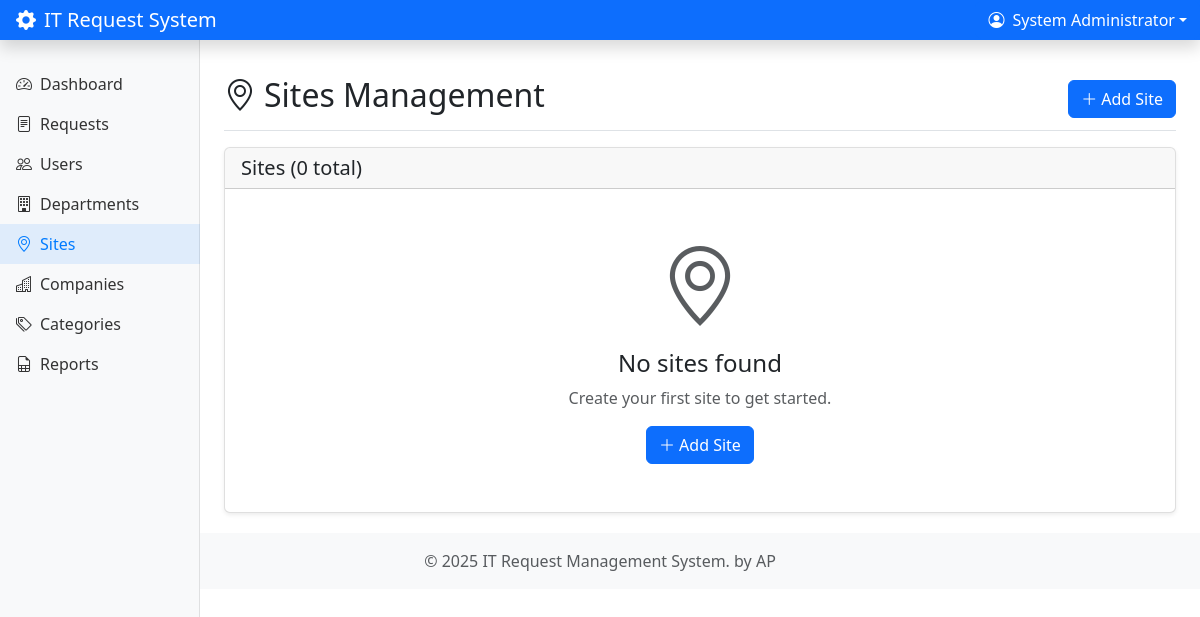
The page /sites/index.php (signed in) on the database as committed earlier.
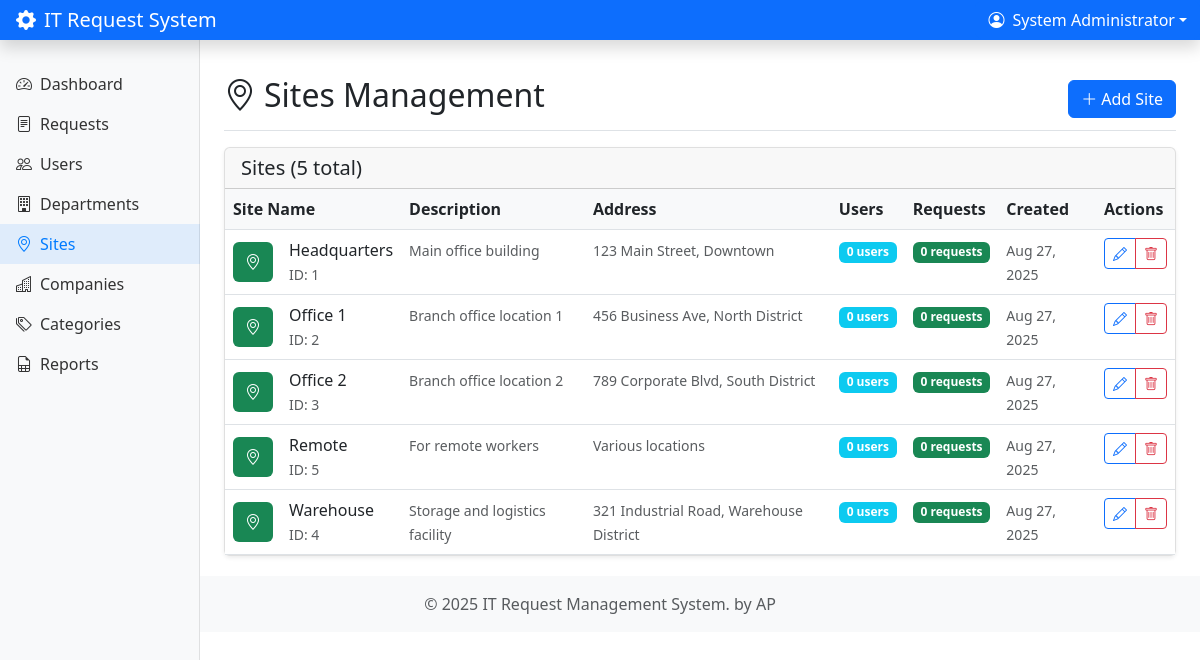
The same page on the database as committed later.
### tables this page shows
CREATE TABLE `sites` (
  `id` int(11) NOT NULL AUTO_INCREMENT,
  `name` varchar(255) NOT NULL,
  `description` text,
  `address` text,
  `created_at` timestamp NOT NULL DEFAULT current_timestamp(),
  `updated_at` timestamp NOT NULL DEFAULT current_timestamp() ON UPDATE current_timestamp(),
  PRIMARY KEY (`id`),
  UNIQUE KEY `name` (`name`)
);

### includes/auth.php (called while the page is built, shortened)
<?php
require_once __DIR__ . '/../config/db.php';
class Auth {
    public function isLoggedIn() {
        return isset($_SESSION['user_id']) && isset($_SESSION['user_role']);
    }
    public function getCurrentUser() {
        return [
            'id' => $_SESSION['user_id'],
            'name' => $_SESSION['user_name'],
            'email' => $_SESSION['user_email'],
            'role' => $_SESSION['user_role'],
            'department_id' => $_SESSION['department_id'],
            'company_id' => $_SESSION['company_id'],
            'reporting_manager_id' => $_SESSION['reporting_manager_id']
        ];
    }
    public function hasRole($roles) {
        return in_array($_SESSION['user_role'], $roles);
    }
}
$auth = new Auth($pdo);
function getCurrentUser() {
    global $auth;
    return $auth->getCurrentUser();
}
function hasRole($roles) {
    global $auth;
    return $auth->hasRole($roles);
}
?>

### config/db.php (called while the page is built, shortened)
<?php
function executeQuery($pdo, $query, $params = []) {
    try {
        $stmt = $pdo->prepare($query);
        $stmt->execute($params);
        return $stmt;
    } catch(PDOException $e) {
        error_log("Database error: " . $e->getMessage());
        return false;
    }
}
function fetchAll($pdo, $query, $params = []) {
    $stmt = executeQuery($pdo, $query, $params);
    return $stmt ? $stmt->fetchAll() : [];
}
?>

### sites/index.php (the view, shortened to what this page needs)
<?php
require_once '../includes/auth.php';
require_once '../config/db.php';
$sites = fetchAll($pdo, "
    SELECT s.*,
           COUNT(DISTINCT u.id) as user_count,
           COUNT(DISTINCT r.id) as request_count
    FROM sites s
    LEFT JOIN users u ON s.id = u.site_id
    LEFT JOIN requests r ON s.id = r.site_id
    GROUP BY s.id
    ORDER BY s.name
");
include '../includes/header.php';
?>
<div class="d-flex justify-content-between flex-wrap flex-md-nowrap align-items-center pt-3 pb-2 mb-3 border-bottom">
    <h1 class="h2">
        <i class="bi bi-geo-alt me-2"></i>Sites Management
    </h1>
    <div class="btn-toolbar mb-2 mb-md-0">
        <button type="button" class="btn btn-primary" data-bs-toggle="modal" data-bs-target="#siteModal" onclick="openCreateModal()">
            <i class="bi bi-plus-lg me-1"></i>Add Site
        </button>
    </div>
</div>
<div class="card">
    <div class="card-header">
        <h5 class="card-title mb-0">
            Sites (<?php echo count($sites); ?> total)
        </h5>
    </div>
    <div class="card-body p-0">
        <?php if (empty($sites)): ?>
            <div class="text-center py-5">
                <i class="bi bi-geo-alt display-1 text-muted"></i>
                <h4 class="mt-3">No sites found</h4>
                <p class="text-muted">Create your first site to get started.</p>
                <button type="button" class="btn btn-primary" data-bs-toggle="modal" data-bs-target="#siteModal" onclick="openCreateModal()">
                    <i class="bi bi-plus-lg me-1"></i>Add Site
                </button>
            </div>
        <?php else: ?>
            <div class="table-responsive">
                <table class="table table-hover mb-0">
                    <thead>
                        <tr>
                            <th>Site Name</th>
                            <th>Description</th>
                            <th>Address</th>
                            <th>Users</th>
                            <th>Requests</th>
                            <th>Created</th>
                            <th>Actions</th>
                        </tr>
                    </thead>
                    <tbody>
                        <?php foreach ($sites as $site): ?>
                            <tr>
                                <td>
                                    <div class="d-flex align-items-center">
                                        <div class="avatar-sm bg-success text-white rounded d-flex align-items-center justify-content-center me-3">
                                            <i class="bi bi-geo-alt"></i>
                                        </div>
                                        <div>
                                            <div class="fw-medium"><?php echo htmlspecialchars($site['name']); ?></div>
                                            <small class="text-muted">ID: <?php echo $site['id']; ?></small>
                                        </div>
                                    </div>
                                </td>
                                <td>
                                    <?php if ($site['description']): ?>
                                        <small class="text-muted"><?php echo htmlspecialchars(substr($site['description'], 0, 100)); ?>
                                        <?php if (strlen($site['description']) > 100) echo '...'; ?></small>
                                    <?php else: ?>
                                        <small class="text-muted fst-italic">No description</small>
                                    <?php endif; ?>
                                </td>
                                <td>
                                    <?php if ($site['address']): ?>
                                        <small class="text-muted"><?php echo htmlspecialchars(substr($site['address'], 0, 80)); ?>
                                        <?php if (strlen($site['address']) > 80) echo '...'; ?></small>
                                    <?php else: ?>
                                        <small class="text-muted fst-italic">No address</small>
                                    <?php endif; ?>
                                </td>
                                <td>
                                    <span class="badge bg-info"><?php echo $site['user_count']; ?> users</span>
                                </td>
                                <td>
                                    <span class="badge bg-success"><?php echo $site['request_count']; ?> requests</span>
                                </td>
                                <td>
                                    <small class="text-muted">
                                        <?php echo date('M j, Y', strtotime($site['created_at'])); ?>
                                    </small>
                                </td>
                                <td>
                                    <div class="btn-group btn-group-sm">
                                        <button type="button" class="btn btn-outline-primary"
                                                onclick="openEditModal(<?php echo htmlspecialchars(json_encode($site)); ?>)"
                                                title="Edit">
                                            <i class="bi bi-pencil"></i>
                                        </button>
                                        <?php if ($site['user_count'] == 0 && $site['request_count'] == 0): ?>
                                            <button type="button" class="btn btn-outline-danger"
                                                    onclick="deleteSite(<?php echo $site['id']; ?>, '<?php echo htmlspecialchars($site['name']); ?>')"
                                                    title="Delete">
                                                <i class="bi bi-trash"></i>
                                            </button>
                                        <?php endif; ?>
                                    </div>
                                </td>
                            </tr>
                        <?php endforeach; ?>
                    </tbody>
                </table>
            </div>
        <?php endif; ?>
    </div>
</div>
<?php include '../includes/footer.php'; ?>

### includes/header.php (shortened to what this page needs)
<?php
$current_user = getCurrentUser();
?>
<!DOCTYPE html>
<html lang="en">
<head>
    <link href="https://cdn.jsdelivr.net/npm/bootstrap@5.3.0/dist/css/bootstrap.min.css" rel="stylesheet">
    <link rel="stylesheet" href="https://cdn.jsdelivr.net/npm/bootstrap-icons@1.10.0/font/bootstrap-icons.css">
</head>
<body>
    <nav class="navbar navbar-dark sticky-top bg-primary flex-md-nowrap p-0 shadow">
        <a class="navbar-brand col-md-3 col-lg-2 me-0 px-3" href="<?php echo DASHBOARD_URL; ?>">
            <i class="bi bi-gear-fill me-2"></i>IT Request System
        </a>
        <div class="navbar-nav">
            <div class="nav-item text-nowrap">
                <div class="dropdown">
                    <button class="btn btn-primary dropdown-toggle d-flex align-items-center" type="button" data-bs-toggle="dropdown">
                        <i class="bi bi-person-circle me-2"></i>
                        <?php echo htmlspecialchars($current_user['name']); ?>
                    </button>
                </div>
            </div>
        </div>
    </nav>
    <div class="container-fluid">
        <div class="row">
            <nav id="sidebarMenu" class="col-md-3 col-lg-2 d-md-block sidebar collapse">
                <div class="position-sticky pt-3">
                    <ul class="nav flex-column">
                        <li class="nav-item">
                            <a class="nav-link <?php echo (basename($_SERVER['PHP_SELF']) == 'dashboard.php') ? 'active' : ''; ?>"
                               href="<?php echo DASHBOARD_URL; ?>">
                                <i class="bi bi-speedometer2 me-2"></i>Dashboard
                            </a>
                        </li>
                        <li class="nav-item">
                            <a class="nav-link <?php echo (strpos($_SERVER['PHP_SELF'], 'requests') !== false) ? 'active' : ''; ?>"
                               href="<?php echo REQUESTS_URL; ?>">
                                <i class="bi bi-file-text me-2"></i>Requests
                            </a>
                        </li>
                        <?php if (hasRole(['Admin', 'IT Manager', 'Manager'])): ?>
                        <li class="nav-item">
                            <a class="nav-link <?php echo (strpos($_SERVER['PHP_SELF'], 'users') !== false) ? 'active' : ''; ?>"
                               href="<?php echo USERS_URL; ?>">
                                <i class="bi bi-people me-2"></i>Users
                            </a>
                        </li>
                        <?php endif; ?>
                        <?php if (hasRole(['Admin'])): ?>
                        <li class="nav-item">
                            <a class="nav-link <?php echo (strpos($_SERVER['PHP_SELF'], 'departments') !== false) ? 'active' : ''; ?>"
                               href="<?php echo DEPARTMENTS_URL; ?>">
                                <i class="bi bi-building me-2"></i>Departments
                            </a>
                        </li>
                      <li class="nav-item">
                            <a class="nav-link <?php echo (strpos($_SERVER['PHP_SELF'], 'sites') !== false) ? 'active' : ''; ?>"
                               href="/it-request-system/sites/">
                                <i class="bi bi-geo-alt me-2"></i>Sites
                            </a>
                        </li>
                        <li class="nav-item">
                            <a class="nav-link <?php echo (strpos($_SERVER['PHP_SELF'], 'companies') !== false) ? 'active' : ''; ?>"
                               href="<?php echo COMPANIES_URL; ?>">
                                <i class="bi bi-buildings me-2"></i>Companies
                            </a>
                        </li>
                        <li class="nav-item">
                            <a class="nav-link <?php echo (strpos($_SERVER['PHP_SELF'], 'categories') !== false) ? 'active' : ''; ?>"
                               href="<?php echo CATEGORIES_URL; ?>">
                                <i class="bi bi-tags me-2"></i>Categories
                            </a>
                        </li>
                        <?php endif; ?>
                        <li class="nav-item">
                            <a class="nav-link <?php echo (strpos($_SERVER['PHP_SELF'], 'reports') !== false) ? 'active' : ''; ?>"
                               href="<?php echo REPORTS_URL; ?>">
                                <i class="bi bi-file-earmark-spreadsheet me-2"></i>Reports
                            </a>
                        </li>
                    </ul>
                </div>
            </nav>
             <main class="col-md-9 ms-sm-auto col-lg-10 px-md-4 main-content">

### includes/footer.php (shortened to what this page needs)
</main>
        </div>
    </div>
    <footer class="footer mt-auto py-3 bg-light">
        <div class="container text-center">
            <span class="text-muted">
                &copy; <?php echo date('Y'); ?> IT Request Management System. by AP
            </span>
        </div>
    </footer>
</body>
</html>

### includes/header.php (style rules this page uses)
.sidebar { position: fixed; top: 0; bottom: 0; left: 0; z-index: 100; padding: 48px 0 0; box-shadow: inset -1px 0 0 rgba(0, 0, 0, .1); background-color: #f8f9fa; }
.sidebar .nav-link { font-weight: 500; color: #333; }
.sidebar .nav-link.active { color: #007bff; background-color: rgba(0, 123, 255, 0.1); }
.main-content { margin-left: 240px; padding: 20px; }
.card { box-shadow: 0 0.125rem 0.25rem rgba(0, 0, 0, 0.075); border: 1px solid rgba(0, 0, 0, 0.125); }
.table th { border-top: none; font-weight: 600; background-color: #f8f9fa; }

### sites/index.php (style rules this page uses)
.avatar-sm { width: 40px; height: 40px; font-size: 1rem; }

Rows that differ between the two databases and show on the page:
added sites: name "Headquarters", id "1", description "Main office building", address "123 Main Street, Downtown", user_count "0", request_count "0", created_at "Aug 27, 2025"
added sites: name "Office 1", id "2", description "Branch office location 1", address "456 Business Ave, North District", user_count "0", request_count "0", created_at "Aug 27, 2025"
added sites: name "Office 2", id "3", description "Branch office location 2", address "789 Corporate Blvd, South District", user_count "0", request_count "0", created_at "Aug 27, 2025"
added sites: name "Remote", id "5", description "For remote workers", address "Various locations", user_count "0", request_count "0", created_at "Aug 27, 2025"
added sites: name "Warehouse", id "4", description "Storage and logistics facility", address "321 Industrial Road, Warehouse District", user_count "0", request_count "0", created_at "Aug 27, 2025"
Other text that changed with them:
count($sites): "0" → "5"
text no longer shown: "No sites found Create your first site to get started. Add Site"
text now shown: "Site Name Description Address Users Requests Created Actions"
